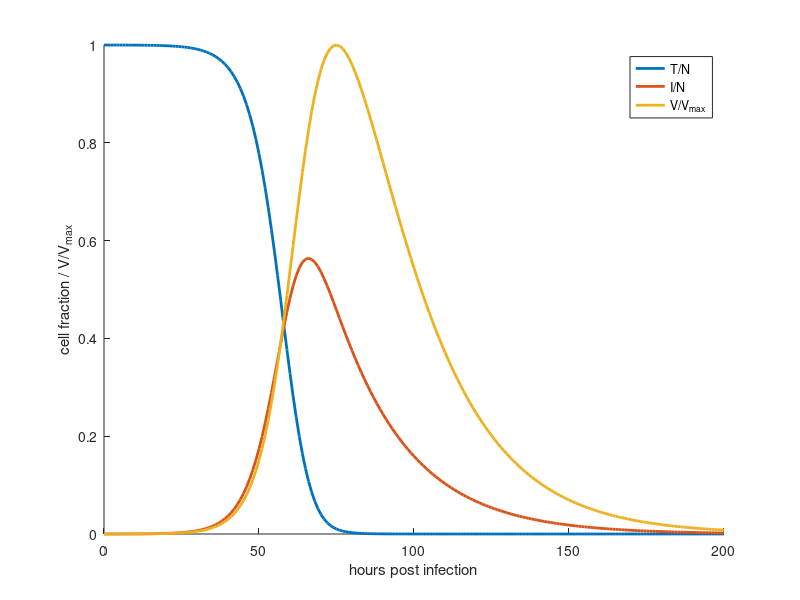

Here is the MATLAB script that generated this plot: (Note: this script raises an error after producing the figure.)
%%% Solve the ODE form of the TIV model and plot the net dynamics as in the
%%% bottom row of Figure 1 of the paper


%% parameters
%these values are taken from Hernandez-Vargas and Velasco-Hernandez (2020)
beta_prm=1.58e-8/24.0;     %rate of infection (copies/ml per hour)
delta_prm=1.04/24.0;    %death of infected cells (per hour)
c=2.4/24.0;         %viral clearance (per hour)
p=5.36/24.0; %viral production

%% initial conditions
total_cells = 4e8;

init_moi = 1/(120)^2;

T_0 = (1-init_moi)*total_cells;
I_0 = init_moi*total_cells;
V_0 = 0;

Y_0=[T_0; I_0; V_0];


%% computational parameters
dt=0.1;
final_time=200;

t_span=linspace(0,final_time,final_time+1);


%% solve the ODE
TIV_system = @(t, y) [-beta_prm*y(1)*y(3);...
                      beta_prm*y(1)*y(3)-delta_prm*y(2);...
                      p*y(2)-c*y(3)];
[t_out, y_out] = ode23(TIV_system,t_span,Y_0);



%% plot
figure
hold on

plot(t_out,y_out(:,1)/total_cells,'LineWidth', 2);
plot(t_out,y_out(:,2)/total_cells,'LineWidth', 2);
plot(t_out,y_out(:,3)/max(y_out(:,3)),'LineWidth', 2);

xlabel('hours post infection')
ylabel('cell fraction / V/V_{max}')

legend({'T/N', 'I/N', 'V/V_{max}'})


%% produce tiles coloured by proportion of cell types
target_cells = y_out(:,1)/total_cells;
infected_cells = y_out(:,2)/total_cells;

%get amounts of different cells at an early point
time1 = 31;
target1 = target_cells(time1);
infected1 = infected_cells(time1);

%and at peak infected cells
[~, time2] = max(infected_cells);
target2 = target_cells(time2);
infected2 = infected_cells(time2);



%colours
dead_colour = [0,0,0];         %dead cells are black
target_colour = [0,0,.8];      %target cells are blue
infected_colour = [1, 0, 0];   %infected cells are red


%make two singleton heatmaps with the correct colour
figure
h1=heatmap([1]);
colour1 = target1*target_colour + infected1*infected_colour + (1-target1-infected1)*dead_colour;
colormap(colour1)
h1.CellLabelColor = 'none';


figure
h2=heatmap([1]);
colour2 = target2*target_colour + infected2*infected_colour + (1-target2-infected2)*dead_colour;
colormap(colour2)
h2.CellLabelColor = 'none';





